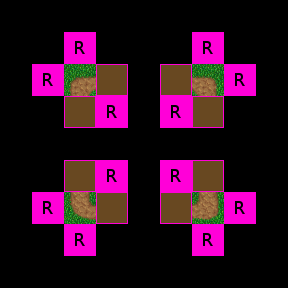

The image is a tile-based game level rendered from a .tmx file. Its description and source (layers, tilesets, objects; grid data summarised) follow:
An orthogonal 9x9 tile map with 32x32 px tiles, 4 tile layers (Regions, Input_set, Output_Ground, Output_Fringe), 4 tilesets.

<map version="1.0" orientation="orthogonal" width="9" height="9" tilewidth="32" tileheight="32">
 <tileset firstgid="1" name="Woodland" tilewidth="32" tileheight="32">
  <image source="../../graphics/tiles/Woodland_ground.png" width="512" height="512" />
 </tileset>
 <tileset firstgid="257" name="Collision" tilewidth="32" tileheight="32">
  <image source="../../graphics/tiles/collision.png" width="64" height="32" />
 </tileset>
 <tileset firstgid="259" name="set_rules" tilewidth="32" tileheight="32">
  <image source="../../graphics/tiles/set_rules.png" width="64" height="64" />
 </tileset>
 <tileset firstgid="263" name="set_woodland" tilewidth="32" tileheight="32">
  <image source="../../graphics/tiles/set_woodland.png" width="512" height="320" />
 </tileset>
 <layer name="Regions" width="9" height="9">
  <data>[81 cells, 24 non-empty, 1 distinct tile ids]</data>
 </layer>
 <layer name="Input_set" width="9" height="9">
  <data>[81 cells, 12 non-empty, 1 distinct tile ids]</data>
 </layer>
 <layer name="Output_Ground" width="9" height="9">
  <data>[81 cells, 4 non-empty, 1 distinct tile ids]</data>
 </layer>
 <layer name="Output_Fringe" width="9" height="9">
  <data>[81 cells, 4 non-empty, 4 distinct tile ids]</data>
 </layer>
</map>
